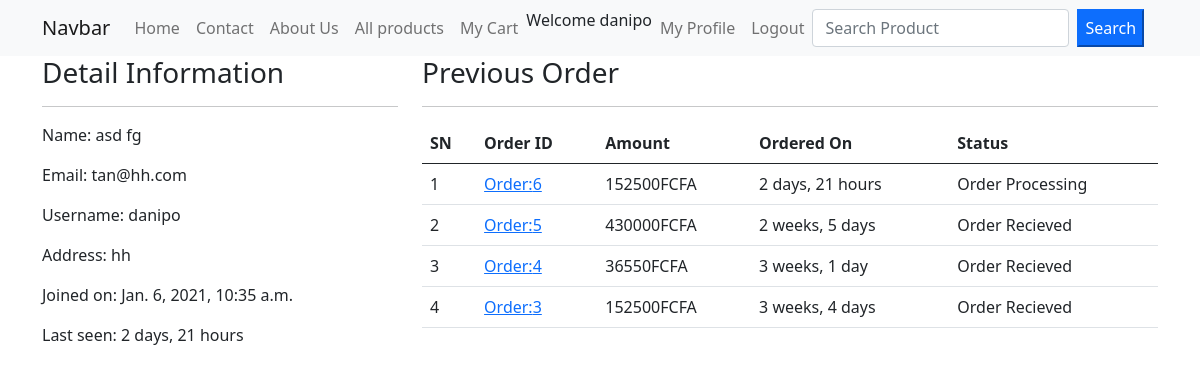
The page /profile/ (signed in) on the database its author committed.
### ecommerceapp/models.py (models this page shows, shortened)
class Customer(models.Model):
	user = models.OneToOneField(User, on_delete=models.CASCADE)
	full_name = models.CharField(max_length=200)
	address = models.CharField(max_length=200, null=True,  blank=True)
	joined_on = models.DateTimeField(auto_now_add=True)

class Order(models.Model):
	cart = models.OneToOneField(Cart, on_delete=models.CASCADE)
	ordered_by = models.CharField(max_length=200)
	shipping_address  = models.CharField(max_length=200)
	mobile = models.CharField(max_length=10)
	email = models.EmailField(null=True, blank=True)
	subtotal = models.PositiveIntegerField()
	discount = models.PositiveIntegerField()
	total = models.PositiveIntegerField()
	order_status = models.CharField(max_length=50, choices=ORDER_STATUS, default='Order Recieved')
	created_at = models.DateTimeField(auto_now_add=True)

### ecommerceapp/views.py (the view)
# urls.py: path('profile/', CustomerProfileView.as_view(), name='customerprofile'),
class CustomerProfileView(TemplateView):
	template_name = 'customerprofile.html'
	def dispatch(self, request, *args, **kwargs):
		if request.user.is_authenticated and Customer.objects.filter(user=request.user).exists():
			pass
		else:
			return redirect('/login/?next=/profile/')
		return super().dispatch(request, *args, **kwargs)
	def get_context_data(self, **kwargs):
	    context = super().get_context_data(**kwargs)
	    customer = self.request.user.customer
	    context['customer'] = customer
	    orders = Order.objects.filter(cart__customer=customer).order_by('-id')
	    context['order'] = orders
	    return context

### templates/customerprofile.html (shortened to what this page needs)
{% extends "base.html" %}
{% load crispy_forms_tags %}
{% load humanize %}
{% block content %}
<div class="row">
    <div class="col-md-4">
        <h3>Detail Information</h3>
        <hr>
        <p><span class="font-weight-bold">Name:</span> {{customer.full_name}} </p>
        <p><span class="font-weight-bold">Email:</span> {{customer.user.email}} </p>
        <p><span class="font-weight-bold">Username:</span> {{customer.user.username}} </p>
        <p><span class="font-weight-bold">Address:</span> {{customer.address}} </p>
        <p><span class="font-weight-bold">Joined on:</span> {{customer.joined_on}} </p>
        <p><span class="font-weight-bold">Last seen:</span> {{customer.user.last_login|timesince}} </p>
    </div>
    <div class="col-md-8">
        <h3>Previous Order</h3>
        <hr>
        <table class="table">
            <thead>
                <tr>
                    <th>SN</th>
                    <th>Order ID</th>
                    <th>Amount</th>
                    <th>Ordered On</th>
                    <th>Status</th>
                </tr>
            </thead>
            <tbody>
                {% for ord in order %}
                <tr>
                    <td> {{ forloop.counter }} </td>
                    <td> <a href=" {% url "ecommerceapp:customerorderdetails" ord.pk %} ">Order:{{ord.id}}</a>  </td>
                    <td> {{ ord.total }}FCFA </td>
                    <td> {{ ord.created_at|timesince }} </td>
                    <td> {{ ord.order_status }} </td>
                </tr>
                {% endfor %}
            </tbody>
        </table>
    </div>
</div>
{% endblock content %}

### templates/base.html (shortened to what this page needs)
<!doctype html>
<html lang="en">
<head>
<link href="https://cdn.jsdelivr.net/npm/bootstrap@5.0.0-beta1/dist/css/bootstrap.min.css" rel="stylesheet">
</head>
<body>
    <nav class="navbar navbar-expand-lg navbar-light bg-light">
  <div class="container">
    <a class="navbar-brand" href="#">Navbar</a>
    <div class="collapse navbar-collapse" id="navbarSupportedContent">
            <ul class="navbar-nav">
                <li class="nav-item active">
                    <a class="nav-link" href="{% url 'ecommerceapp:index' %}" aria-current="page">Home</a>
                </li>
                <li class="nav-item">
                    <a class="nav-link" href="{% url 'ecommerceapp:contact' %}">Contact</a>
                </li>
                <li class="nav-item">
                    <a class="nav-link" href="{% url 'ecommerceapp:about' %}">About Us</a>
                </li>
                <li class="nav-item">
                    <a class="nav-link" href="{% url 'ecommerceapp:allproduct' %}">All products</a>
                </li>
                <li class="nav-item">
                    <a class="nav-link" href="{% url 'ecommerceapp:mycart' %}">My Cart</a>
                </li>
                {% if request.user.customer %}
                <li class="nav-item">
                   Welcome {{request.user.username}}
                </li>
                <li class="nav-item">
                        <a href="{% url "ecommerceapp:customerprofile" %}" class="nav-link">My Profile</a>
                    </li>
                    <li class="nav-item">
                        <a href="{% url "ecommerceapp:customerlogout" %}" class="nav-link">Logout</a>
                    </li>
                {% endif %}
            </ul>
                          <form action=" {% url "ecommerceapp:search" %} " method="GET" class="d-flex">
                  <input class="form-control me-2 mx-auto" type="text"  name='keyword' placeholder="Search Product" required>
                  <button class="btn-primary">Search</button>
              </form>
    </div>
  </div>
</nav>
<div class='container'>
        {% block content %}
        {% endblock %}
</div>
</body>
</html>

### rows shown on the page
Customer: full_name "asd fg", user.email "tan@hh.com", user.username "danipo", address "hh", joined_on "Jan. 6, 2021, 10:35 a.m.", user.last_login "2 days, 21 hours"
Order: id "6", total "152500", created_at "2 days, 21 hours", order_status "Order Processing"
Order: id "5", total "430000", created_at "2 weeks, 5 days", order_status "Order Recieved"
Order: id "4", total "36550", created_at "3 weeks, 1 day", order_status "Order Recieved"
Order: id "3", total "152500", created_at "3 weeks, 4 days", order_status "Order Recieved"

### other values the page prints
{{ request.user.username }} "danipo"
